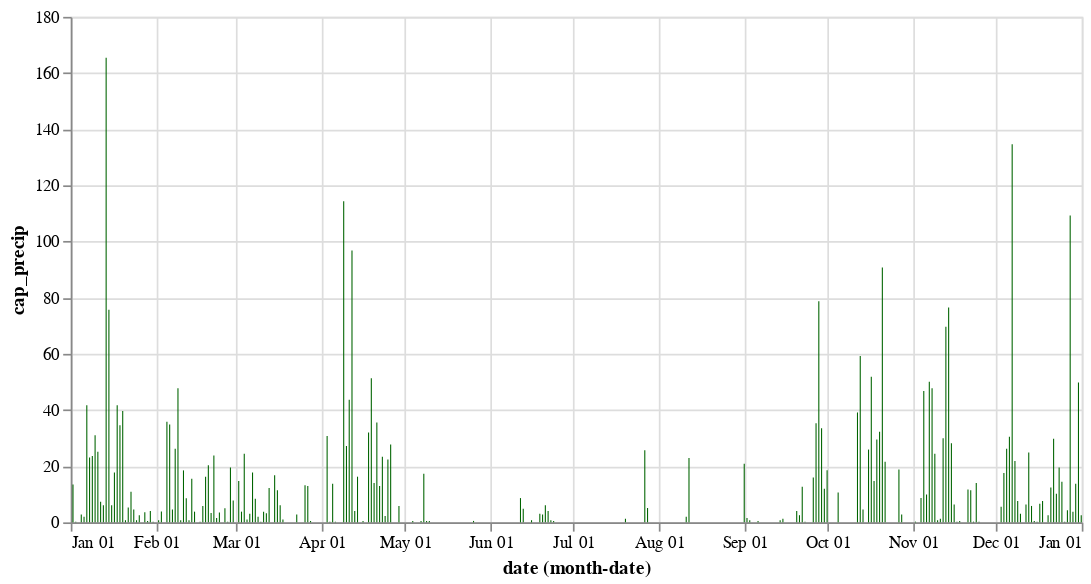

The notebook cell this image was saved under:
### Code cell
cap_precip_bar = alt.Chart(precip_flow).mark_bar(color='darkgreen').encode(
    alt.X('monthdate(date):T'),
    alt.Y('cap_precip:Q')
).properties(width=600)

cap_flow_line = alt.Chart(precip_flow).mark_line(stroke='#5276A7', interpolate='monotone').encode(
    alt.X('monthdate(date):T'),
    alt.Y('cap_flow:Q')
).properties(width=600)

#alt.layer(cap_precip_bar, cap_flow_line).resolve_scale(
#    y='independent'
#)
cap_precip_bar

### Figure 1 — Vega-Lite specification as saved in the notebook (floating-point values rounded to 4 significant figures; data arrays with more than 128 entries replaced by an {"elided": "..."} marker saying what was removed)
{"config": {"view": {"continuousWidth": 400, "continuousHeight": 300}}, "data": {"name": "data-58957ed85ad69348c8e32b7186bf9108"}, "mark": {"type": "bar", "color": "darkgreen"}, "encoding": {"x": {"field": "date", "timeUnit": "monthdate", "type": "temporal"}, "y": {"field": "cap_precip", "type": "quantitative"}}, "width": 600, "$schema": "https://vega.github.io/schema/vega-lite/v4.17.0.json", "datasets": {"data-58957ed85ad69348c8e32b7186bf9108": {"elided": "365 records"}}}
